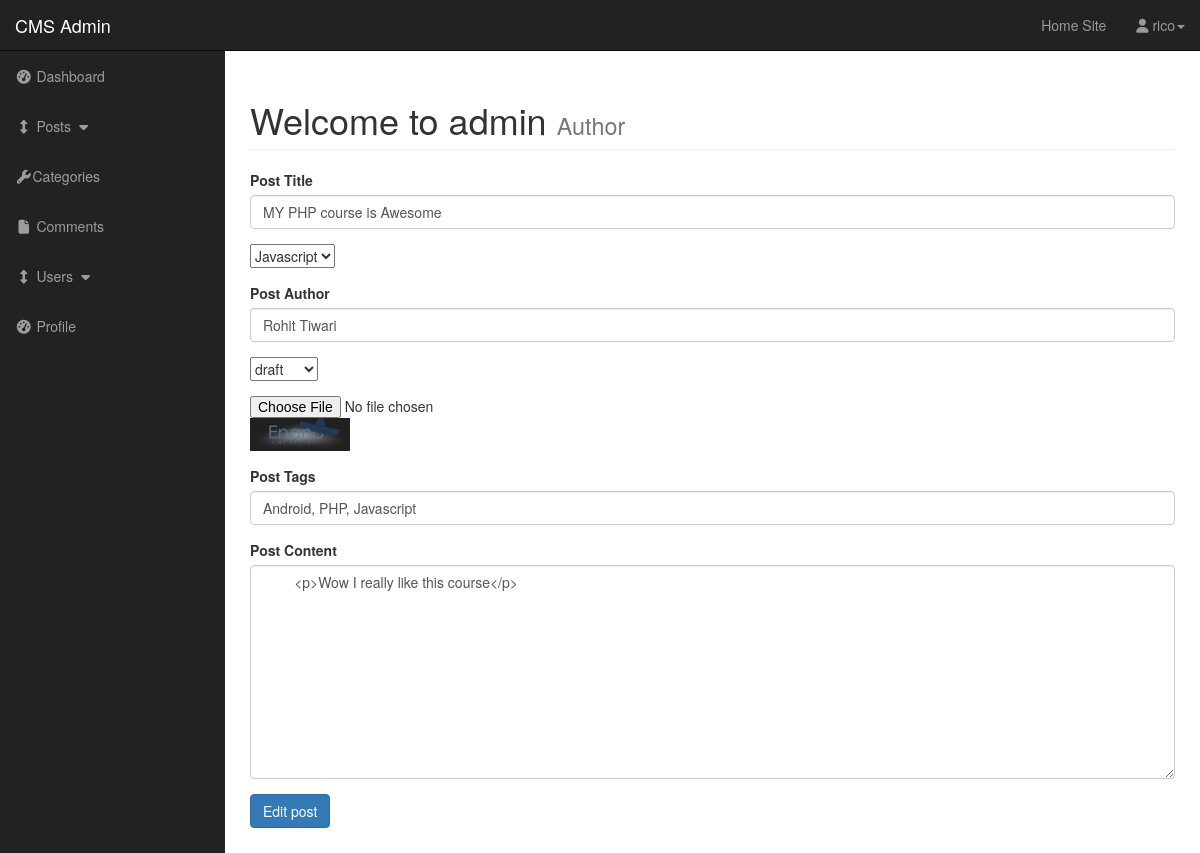
The page /cms/admin/posts.php?source=edit_post&p_id=1 (signed in) on the database its author committed.
### tables this page shows
CREATE TABLE `posts` (
  `post_id` int(3) NOT NULL,
  `post_category_id` int(3) NOT NULL,
  `post_title` varchar(255) NOT NULL,
  `post_author` varchar(255) NOT NULL,
  `post_date` date NOT NULL,
  `post_image` text NOT NULL,
  `post_content` text NOT NULL,
  `post_tags` varchar(255) NOT NULL,
  `post_comment_count` varchar(255) NOT NULL,
  `post_status` varchar(255) NOT NULL DEFAULT 'draft'
);

### cms/admin/includes/edit_post.php (the view, shortened to what this page needs)
<?php
if (isset($_GET['p_id'])) {
	$the_post_id= $_GET['p_id'];
}
$query=  "SELECT * FROM posts WHERE post_id=$the_post_id";
$select_posts_by_id=mysqli_query($connection,$query);
while ($row=mysqli_fetch_assoc($select_posts_by_id)) {
$post_author=$row['post_author'];
$post_title=$row['post_title'];
$post_status=$row['post_status'];
$post_image=$row['post_image'];
$post_content=$row['post_content'];
$post_tags=$row['post_tags'];
}
?>
<form action="" method="post" enctype="multipart/form-data">
<div class="form-group">
	<label for="title">Post Title</label>
    <input value="<?php echo $post_title;?>" type="text" class="form-control" name="post_title">
</div>
<div class="form-group">
	<select name="post_category" id="">
	<?php
          $query=  "SELECT * FROM categories";
$select_categories=mysqli_query($connection,$query);
 while ($row=mysqli_fetch_assoc($select_categories)) {
 $cat_id=$row['cat_id'];
  $cat_title=$row['cat_title'];
echo "<option value='$cat_id'>{$cat_title}</option>";
}
	?>
</select>
</div>
<div class="form-group">
	<label for="title">Post Author</label>
    <input value="<?php echo $post_author;?>" type="text" class="form-control" name="post_author">
</div>
<div class="form-group">
<select name="post_status" id="">
<option value='<?php echo $post_status ?>'><?php echo $post_status; ?></option>
</select>
</div>
<div class="form-group">
<input type="file" name="image">
	<img width="100" src="../images/<?php echo $post_image;?>" alt="">
</div>
<div class="form-group">
	<label for="post_tags">Post Tags</label>
    <input value="<?php echo $post_tags;?>" type="text" class="form-control" name="post_tags">
</div>
<div class="form-group">
	<label for="post_content">Post Content</label>
    <textarea class="form-control" name="post_content" id="" cols="30" rows="10">
    	<?php echo $post_content;?>
    </textarea>
</div>
<div class="form-group">
	<input class="btn btn-primary" type="submit" name="update_post" value="Edit post">
</div>
</form>

### cms/admin/css/sb-admin.css (style rules this page uses)
body { margin-top: 100px; background-color: #222; }
@media (min-width:768px) { body { margin-top: 50px; } }

### rows shown on the page
posts: post_title "MY PHP course is Awesome", post_author "Rohit Tiwari", post_status "draft", post_image (picture), post_tags "Android, PHP, Javascript", post_content "<p>Wow I really like this course</p>"

### other values the page prints
$_SESSION['username'] "rico"
form field post_category "Javascript"
